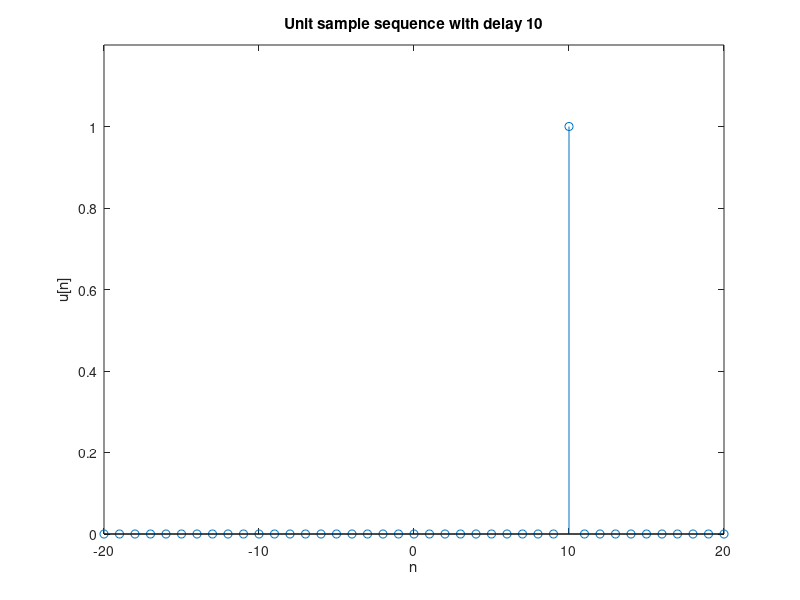

Write MATLAB code to recreate this figure.
% exercise1.m
% Generation of a Unit Sample Sequence
delay = 10; % Delayed unit sample sequence
n = -20:20; % Generate a vector from -20 to 20
u = [zeros(1, 20 + delay) 1 zeros(1, 20 - delay)]; % Generate the unit sample sequence

% Plot the unit sample sequence
stem(n, u);
xlabel('n');
ylabel('u[n]');
axis([-20 20 0 1.2]);
str = sprintf('Unit sample sequence with delay %d', delay);
title(str);
